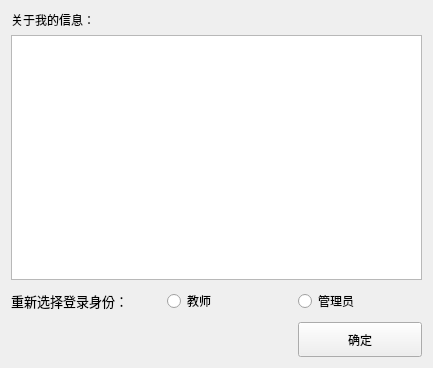
<?xml version="1.0" encoding="UTF-8"?>
<ui version="4.0">
 <class>AboutMe</class>
 <widget class="QWidget" name="AboutMe">
  <property name="geometry">
   <rect>
    <x>0</x>
    <y>0</y>
    <width>433</width>
    <height>368</height>
   </rect>
  </property>
  <property name="windowTitle">
   <string>Form</string>
  </property>
  <layout class="QGridLayout" name="gridLayout">
   <item row="2" column="2">
    <widget class="QRadioButton" name="radio_admin">
     <property name="text">
      <string>管理员</string>
     </property>
    </widget>
   </item>
   <item row="4" column="0" colspan="2">
    <spacer name="horizontalSpacer">
     <property name="orientation">
      <enum>Qt::Horizontal</enum>
     </property>
     <property name="sizeHint" stdset="0">
      <size>
       <width>40</width>
       <height>20</height>
      </size>
     </property>
    </spacer>
   </item>
   <item row="4" column="2">
    <widget class="QPushButton" name="conferm">
     <property name="minimumSize">
      <size>
       <width>0</width>
       <height>35</height>
      </size>
     </property>
     <property name="text">
      <string>确定</string>
     </property>
    </widget>
   </item>
   <item row="2" column="0">
    <widget class="QLabel" name="label_3">
     <property name="minimumSize">
      <size>
       <width>150</width>
       <height>30</height>
      </size>
     </property>
     <property name="font">
      <font>
       <pointsize>10</pointsize>
      </font>
     </property>
     <property name="text">
      <string>重新选择登录身份：</string>
     </property>
    </widget>
   </item>
   <item row="1" column="0" colspan="3">
    <widget class="QTableWidget" name="table_main">
     <property name="selectionMode">
      <enum>QAbstractItemView::NoSelection</enum>
     </property>
     <attribute name="horizontalHeaderVisible">
      <bool>false</bool>
     </attribute>
     <attribute name="verticalHeaderVisible">
      <bool>false</bool>
     </attribute>
    </widget>
   </item>
   <item row="0" column="0">
    <widget class="QLabel" name="label_2">
     <property name="maximumSize">
      <size>
       <width>16777215</width>
       <height>40</height>
      </size>
     </property>
     <property name="text">
      <string>关于我的信息：</string>
     </property>
    </widget>
   </item>
   <item row="2" column="1">
    <widget class="QRadioButton" name="radio_teacher">
     <property name="text">
      <string>教师</string>
     </property>
    </widget>
   </item>
   <item row="3" column="0" colspan="3">
    <layout class="QGridLayout" name="layout_changePass"/>
   </item>
  </layout>
 </widget>
 <resources/>
 <connections/>
</ui>
